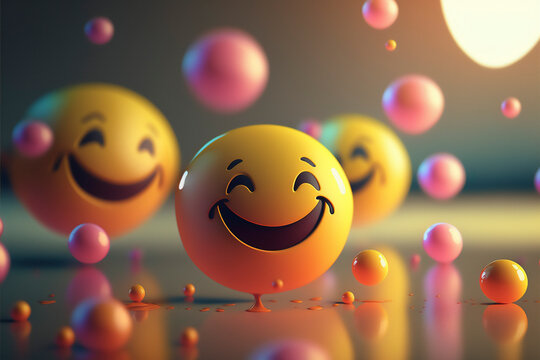
#> input picture pds/smile.jpg, 540 x 360 px
$ jupyter execute 28_smile.ipynb   (shell and % lines are left out)
#> lines starting #> are read from the running program, lines starting #| are printed output that depends on the picture
***Practical 28***

**Write a python program to plot image and display it’s
information. Generate another image from previous image by
cropping it.**

[cell 1]
from skimage.io import imread
from skimage.transform import resize
import matplotlib.image as img
import matplotlib.pyplot as plt
image = img.imread("smile.jpg")
#> image is the input picture: shape (360, 540, 3); mean R, G, B 137.9, 104.2, 78.1
print(image.shape)
#| (360, 540, 3)
print(image.size)
#| 583200
plt.imshow(image)
plt.show()

[cell 2]
image1=image[100:300,150:380]
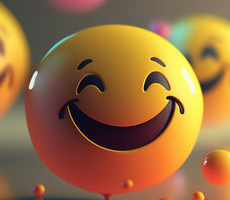
#> image1: shape (200, 230, 3); mean R, G, B 151.4, 108.8, 64.6
plt.imshow(image1)
plt.show()
